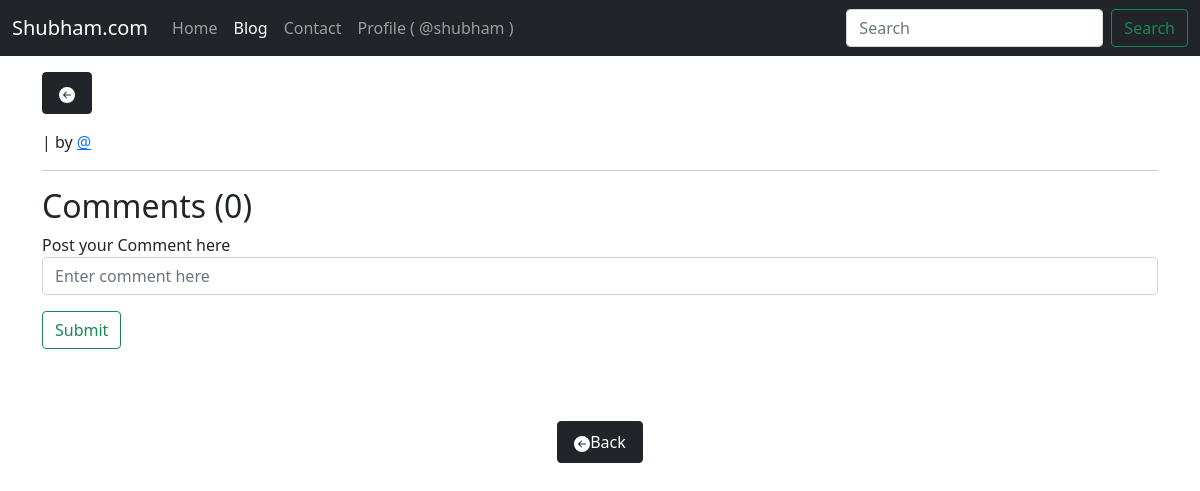
The app's page /blog/kgf-chapter-2/ (signed in), older data.
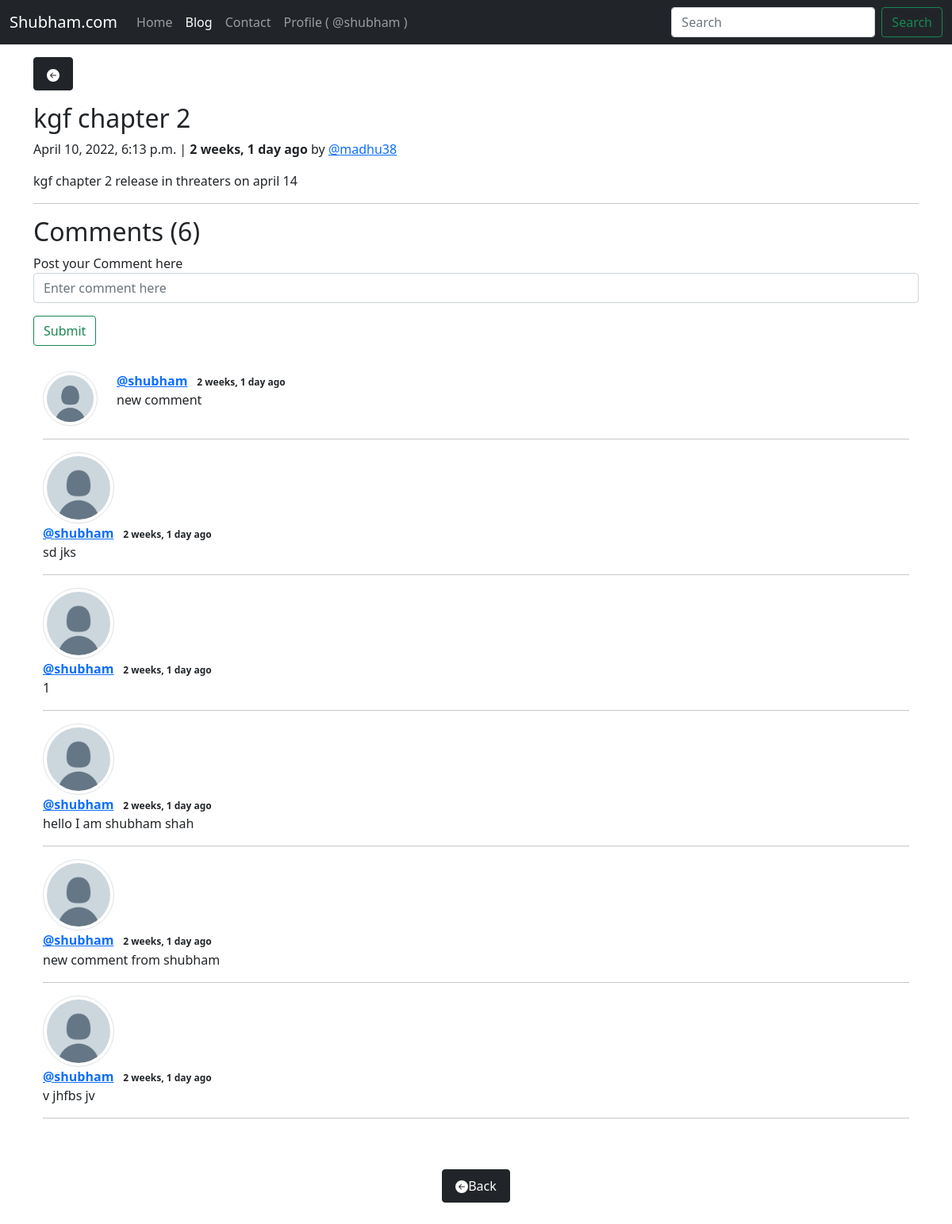
The same page, newer data.
### blog/models.py (models this page shows, shortened)
class Post(models.Model):
    sno=models.AutoField(primary_key=True)
    title=models.CharField(max_length=255)
    author=models.CharField(max_length=20,default=None)
    slug = AutoSlugField(populate_from='title',unique=True,null=True,default=None)
    timeStamp=models.DateTimeField(default=now)
    content=models.TextField()

class BlogComment(models.Model):
    sno= models.AutoField(primary_key=True)
    comment=models.TextField()
    user=models.ForeignKey(User, on_delete=models.CASCADE)
    post=models.ForeignKey(Post, on_delete=models.CASCADE)
    parent=models.ForeignKey('self',on_delete=models.CASCADE, null=True )
    timestamp= models.DateTimeField(default=now)

### blog/views.py (the view)
# urls.py: path('<str:slug>/', views.blogPost, name="blogPost"),
def blogPost(request, slug):
    if request.user.is_authenticated:
        post=Post.objects.filter(slug=slug).first()
        comments= BlogComment.objects.filter(post=post).order_by('-timestamp')
        context={'post':post, 'comments': comments}
        return render(request, "blog/blogPost.html", context)
    else:
        return redirect('/login/')

### templates/blog/blogPost.html (shortened to what this page needs)
{% extends 'base.html' %}
{% load humanize %}
{% block blogActive %}active{% endblock blogActive %}
{% block body %}
{% if user.is_authenticated %}
<div class="container my-3">
    <button type="button" class="btn btn-dark py-2 px-3" onclick="goback()">
        <svg xmlns="http://www.w3.org/2000/svg" width="16" height="16" fill="currentColor"
            class="bi bi-arrow-left-circle-fill" viewBox="0 0 16 16">
            <path
                d="M8 0a8 8 0 1 0 0 16A8 8 0 0 0 8 0zm3.5 7.5a.5.5 0 0 1 0 1H5.707l2.147 2.146a.5.5 0 0 1-.708.708l-3-3a.5.5 0 0 1 0-.708l3-3a.5.5 0 1 1 .708.708L5.707 7.5H11.5z" />
        </svg>
    </button>
</div>
<div class="container my-3">
    <h2 class="blog-post-title">{{post.title}}</h2>
    <p class="blog-post-meta">{{post.timeStamp}} | <b> {{post.timeStamp| naturaltime}} </b> by <a
            href="/profile/{{post.author}}/">@{{post.author}}</a></p>
    <p>{{post.content}}</p>
    <hr>
</div>
<div class="container">
    <h2> Comments ({{comments.count}})</h2>
    <div class="my-2">
        {% if user.is_authenticated %}
        <form action="?" method="post">
            <div class="form-group">
                <label for="exampleInputEmail1">Post your Comment here</label>
                <input type="text" class="form-control" name="comment" placeholder="Enter comment here">
            </div>
            <button type="submit" class="btn btn-outline-success my-3">Submit</button>
        </form>
        {% else %}
        Please login to post a comment
        {% endif %}
    </div>
    <div class="container">
        {% for comment in comments %}
        <div class="row my-3">
            <div class="col-1">
                <img src="/static/img/user.png" class="img-thumbnail" alt="..." style="border-radius:50%;width: 90px;">
            </div>
            <div class="col-10">
                <b><a href="/profile/{{comment.user.username}}" class="text-blue">@{{comment.user.username}}<a></b>
                <span class="badge badge-secondary text-dark">{{comment.timestamp| naturaltime}}</span>
                <div>{{comment.comment}}</div>
            </div>
        </div>
        <hr>
        {% endfor %}
        <center>
            <button type="button" class="btn btn-dark py-2 px-3 my-5" onclick="goback()">
                <svg xmlns="http://www.w3.org/2000/svg" width="16" height="16" fill="currentColor"
                    class="bi bi-arrow-left-circle-fill" viewBox="0 0 16 16">
                    <path
                        d="M8 0a8 8 0 1 0 0 16A8 8 0 0 0 8 0zm3.5 7.5a.5.5 0 0 1 0 1H5.707l2.147 2.146a.5.5 0 0 1-.708.708l-3-3a.5.5 0 0 1 0-.708l3-3a.5.5 0 1 1 .708.708L5.707 7.5H11.5z" />
                </svg>Back
            </button>
        </center>
    </div>
    {% endif %}
    {% endblock body %}

### templates/base.html (shortened to what this page needs)
<!doctype html>
<html lang="en">
<head>
    <link href="https://cdn.jsdelivr.net/npm/bootstrap@5.1.3/dist/css/bootstrap.min.css" rel="stylesheet"
>
</head>
<body>
    {% if user.is_authenticated %}
    <nav class="navbar navbar-expand-lg navbar-dark bg-dark">
        <div class="container-fluid">
            <a class="navbar-brand" href="/home/">Shubham.com</a>
            <div class="collapse navbar-collapse" id="navbarSupportedContent">
                <ul class="navbar-nav me-auto mb-2 mb-lg-0">
                    <li class="nav-item">
                        <a class="nav-link {% block homeActive %}{% endblock homeActive %}" aria-current="page"
                            href="/home/">Home</a>
                    </li>
                    <li class="nav-item">
                        <a class="nav-link {% block blogActive %}{% endblock blogActive %}" aria-current="page"
                            href="/blog">Blog</a>
                    </li>
                    <li class="nav-item">
                        <a class="nav-link {% block contactActive %}{% endblock contactActive %}" aria-current="page"
                            href="/contact">Contact</a>
                    </li>
                    <li class="nav-item">
                        <a class="nav-link {% block profileActive %}{% endblock profileActive %}" aria-current="page"
                            href="/profile/">Profile ( @{{request.user}} )</a>
                    </li>
                </ul>
                <form class="d-flex" method="get" action="/search">
                    <input class="form-control me-2" type="search" placeholder="Search" aria-label="Search" name="query"
                        id="query">
                    <button class="btn btn-outline-success" type="submit">Search</button>
                </form>
            </div>
        </div>
    </nav>
    {% endif %}
    {% block body %}
    {% endblock body %}
</body>
</html>

Row changes from the older to the newer data that the page shows:
added Post: title "kgf chapter 2", timeStamp "April 10, 2022, 6:13 p.m.", timeStamp "2 weeks, 1 day ago", author "madhu38", content "kgf chapter 2 release in threaters on april 14"
added BlogComment: user.username "shubham", timestamp "2 weeks, 1 day ago", comment "new comment"
added BlogComment: user.username "shubham", timestamp "2 weeks, 1 day ago", comment "sd jks"
added BlogComment: user.username "shubham", timestamp "2 weeks, 1 day ago", comment "1"
added BlogComment: user.username "shubham", timestamp "2 weeks, 1 day ago", comment "hello I am shubham shah"
added BlogComment: user.username "shubham", timestamp "2 weeks, 1 day ago", comment "new comment from shubham"
added BlogComment: user.username "shubham", timestamp "2 weeks, 1 day ago", comment "v jhfbs jv"
Text that changed along with them:
{{ comments.count }}: "0" → "6"
